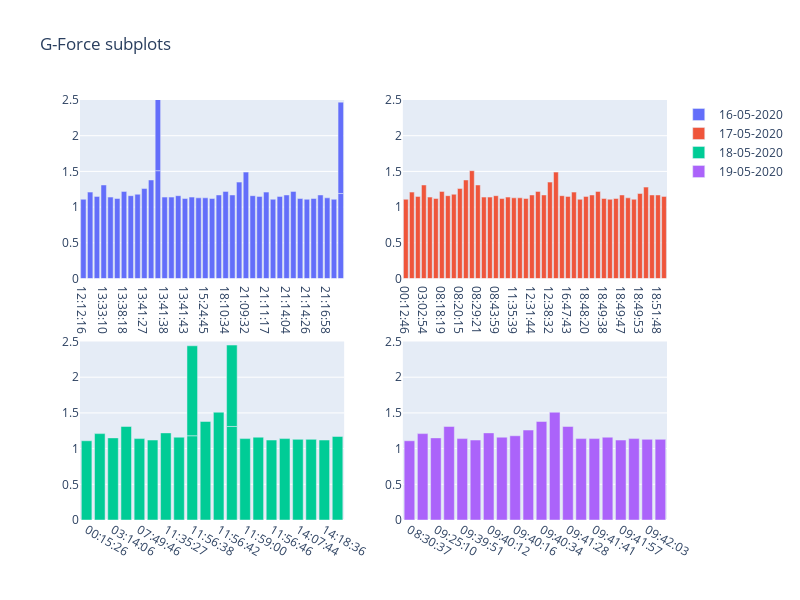

Notebook source saved alongside this figure:
### Code cell
from plotly.subplots import make_subplots
# throw in range on y axis

fig = make_subplots(rows=2, cols=2)

fig.add_trace(
    go.Bar(x=pd.DataFrame(days['16-05-2020'])['Time'], y=df['G-Force'], name="16-05-2020", ),
    row=1, col=1
)

fig.add_trace(
    go.Bar(x=pd.DataFrame(days['17-05-2020'])['Time'], y=df['G-Force'], name="17-05-2020"),
    row=1, col=2
)


fig.add_trace(
    go.Bar(x=pd.DataFrame(days['18-05-2020'])['Time'], y=df['G-Force'], name="18-05-2020"),
    row=2, col=1
)

fig.add_trace(
    go.Bar(x=pd.DataFrame(days['19-05-2020'])['Time'], y=df['G-Force'], name="19-05-2020"),
    row=2, col=2
)

fig.update_yaxes(range=[0, 2.5])

fig.update_layout(height=600, width=800, title_text="G-Force subplots")
fig.show()

### Figure 1 — Plotly figure (JSON) as saved in the notebook; plotly's stock layout.template omitted (floating-point values rounded to 4 significant figures; data arrays with more than 128 entries replaced by an {"elided": "..."} marker saying what was removed)
{"data": [{"name": "16-05-2020", "type": "bar", "x": ["12:12:16", "13:28:54", "13:33:08", "13:33:10", "13:33:11", "13:33:14", "13:38:18", "13:38:19", "13:38:26", "13:41:27", "13:41:28", "13:41:31", "13:41:31", "13:41:38", "13:41:39", "13:41:42", "13:41:43", "15:17:58", "15:24:41", "15:24:45", "15:24:49", "18:10:18", "18:10:34", "20:21:51", "20:52:02", "21:09:32", "21:10:53", "21:11:01", "21:11:17", "21:11:25", "21:14:03", "21:14:04", "21:14:07", "21:14:08", "21:14:26", "21:14:32", "21:14:38", "21:16:58", "21:28:11", "23:52:44", "23:52:44"], "xaxis": "x", "y": {"elided": "4126 float values"}, "yaxis": "y"}, {"name": "17-05-2020", "type": "bar", "x": ["00:12:46", "00:12:51", "00:13:57", "03:02:54", "03:14:16", "03:14:18", "08:18:19", "08:20:10", "08:20:12", "08:20:15", "08:20:24", "08:29:15", "08:29:21", "08:38:55", "08:41:31", "08:43:59", "08:49:15", "11:19:31", "11:35:39", "12:31:41", "12:31:43", "12:31:44", "12:34:00", "12:38:28", "12:38:32", "13:38:20", "16:47:42", "16:47:43", "17:36:34", "18:43:42", "18:48:20", "18:49:35", "18:49:36", "18:49:38", "18:49:39", "18:49:46", "18:49:47", "18:49:48", "18:49:50", "18:49:53", "18:50:58", "18:51:33", "18:51:48", "18:59:31"], "xaxis": "x2", "y": {"elided": "4126 float values"}, "yaxis": "y2"}, {"name": "18-05-2020", "type": "bar", "x": ["00:15:26", "00:15:27", "03:14:06", "03:14:09", "07:49:46", "11:35:24", "11:35:27", "11:35:29", "11:56:38", "11:56:38", "11:56:39", "11:56:42", "11:56:43", "11:56:43", "11:59:00", "11:55:07", "11:56:46", "13:47:21", "14:07:44", "14:15:54", "14:18:36", "21:10:46"], "xaxis": "x3", "y": {"elided": "4126 float values"}, "yaxis": "y3"}, {"name": "19-05-2020", "type": "bar", "x": ["08:30:37", "09:25:06", "09:25:10", "09:39:44", "09:39:51", "09:40:11", "09:40:12", "09:40:14", "09:40:16", "09:40:27", "09:40:34", "09:40:36", "09:41:28", "09:41:31", "09:41:41", "09:41:56", "09:41:57", "09:42:00", "09:42:03", "09:42:04"], "xaxis": "x4", "y": {"elided": "4126 float values"}, "yaxis": "y4"}], "layout": {"height": 600, "title": {"text": "G-Force subplots"}, "width": 800, "xaxis": {"anchor": "y", "domain": [0, 0.45]}, "xaxis2": {"anchor": "y2", "domain": [0.55, 1]}, "xaxis3": {"anchor": "y3", "domain": [0, 0.45]}, "xaxis4": {"anchor": "y4", "domain": [0.55, 1]}, "yaxis": {"anchor": "x", "domain": [0.575, 1], "range": [0, 2.5]}, "yaxis2": {"anchor": "x2", "domain": [0.575, 1], "range": [0, 2.5]}, "yaxis3": {"anchor": "x3", "domain": [0, 0.425], "range": [0, 2.5]}, "yaxis4": {"anchor": "x4", "domain": [0, 0.425], "range": [0, 2.5]}}}
